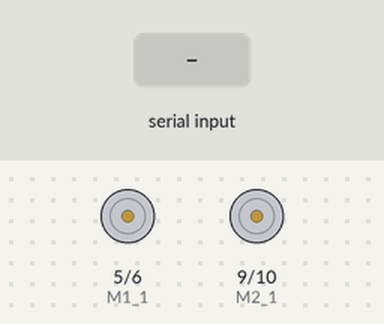
Bench run of a sketch on a simulated Arduino Uno, built with avr-gcc and run on an emulated ATmega328P. On the bench: motor-driver pin pairs drawn as motors (green arrow = first pin HIGH = forward, orange = second pin HIGH = backward, longer = more drive). Inputs (shaded band) come from the test bench.

Above: at 1.2 s.
1.3 s: "F" received over Serial
At 1.9 s:
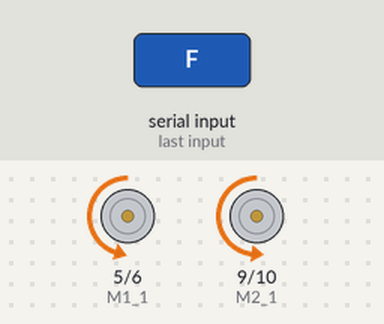
2.8 s: "B" received over Serial
At 3.7 s:
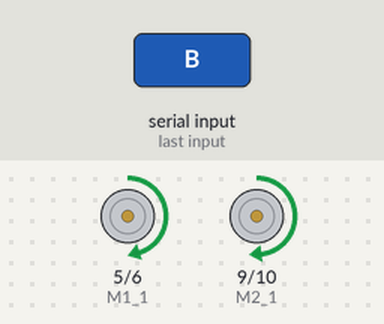
4.3 s: "R" received over Serial
At 5.4 s:
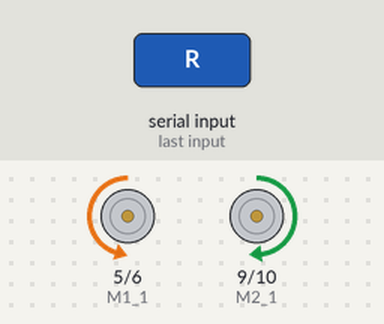
5.8 s: "L" received over Serial
At 7.0 s:
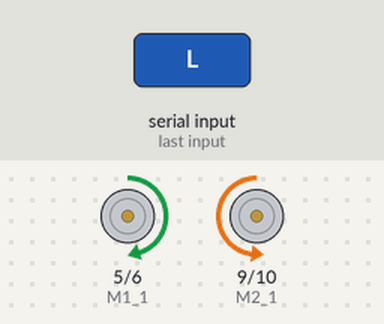
7.3 s: "F" received over Serial
At 7.6 s:
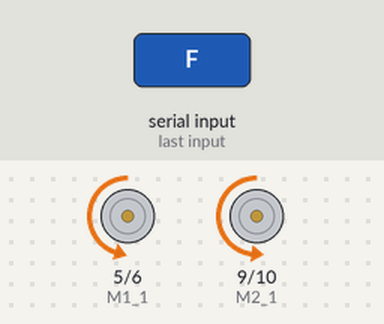
8.8 s: "S" received over Serial
At 9.5 s:
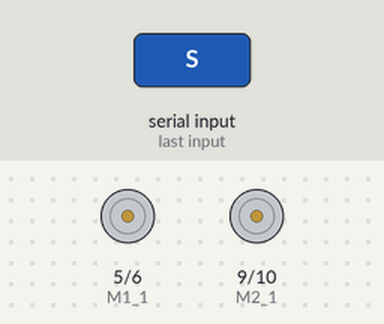
Timing chart, 0 to 11.3 s (numbered marks = the images above; inputs shaded):
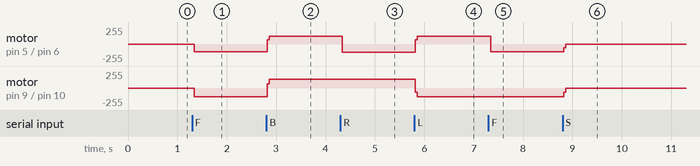

Measured:
- after the input at 1.3 s, motor on pin 5 (M1_1) / pin 6 (M1_2): stopped → backward 118/255 at once; motor on pin 9 (M2_1) / pin 10 (M2_2): stopped → backward 131/255 at once
- after the input at 2.8 s, motor on pin 5 (M1_1) / pin 6 (M1_2): backward 118/255 → forward 120/255 at once; motor on pin 9 (M2_1) / pin 10 (M2_2): backward 131/255 → forward 131/255 at once
- after the input at 4.3 s, motor on pin 5 (M1_1) / pin 6 (M1_2): forward 120/255 → backward 120/255 at once
- after the input at 5.8 s, motor on pin 5 (M1_1) / pin 6 (M1_2): backward 120/255 → forward 120/255 at once; motor on pin 9 (M2_1) / pin 10 (M2_2): forward 131/255 → backward 131/255 at once
- after the input at 7.3 s, motor on pin 5 (M1_1) / pin 6 (M1_2): forward 120/255 → backward 118/255 at once
- after the input at 8.8 s, motor on pin 5 (M1_1) / pin 6 (M1_2): backward 118/255 → stopped at once; motor on pin 9 (M2_1) / pin 10 (M2_2): backward 131/255 → stopped at once

The sketch:

dc_move.ino
```cpp
//first DC motor
int M1_1 = 5;
int M1_2 = 6;

//second DC motor
int M2_1 = 9;
int M2_2 = 10;

//command
char command;


void setup() {
Serial.begin(9600);


pinMode(M1_1, OUTPUT);
pinMode(M1_2, OUTPUT);

pinMode(M2_1, OUTPUT);
pinMode(M2_2, OUTPUT);

}

void backwardDC(){
  analogWrite(M1_1,220);
  analogWrite(M1_2,0);

  analogWrite(M2_1,220);
  analogWrite(M2_2,0);
}

void forwardDC(){
  analogWrite(M1_1,0);
  analogWrite(M1_2,220);

  analogWrite(M2_1,0);
  analogWrite(M2_2,220);
}

void leftDC(){
  analogWrite(M1_1,220);
  analogWrite(M1_2,0);

  analogWrite(M2_1,0);
  analogWrite(M2_2,220);
}

  void rightDC(){
  analogWrite(M1_1,0);
  analogWrite(M1_2,220);

  analogWrite(M2_1,220);
  analogWrite(M2_2,0);
}

void stopDC(){
  analogWrite(M1_1,0);
  analogWrite(M1_2,0);

  analogWrite(M2_1,0);
  analogWrite(M2_2,0);
}

void loop() {

  if (Serial.available()>0){
  command = Serial.read();
  }
stopDC();

 switch (command){
 case 'F':
 forwardDC();
 break;
case 'B':
backwardDC();
break;
case 'R':
rightDC();
break;
case 'L':
leftDC();
break;
case 'S':
stopDC();
break;
 }


}
```
